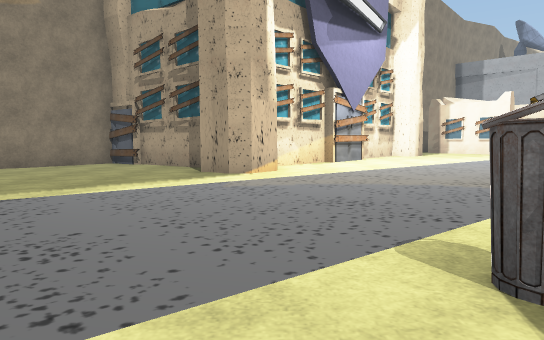
[1] (above)

18 first-person views from a walk through a 3-D level made in the Unity game engine. The camera is 1.2 m above the floor, tilts 4° down and sees 70° across. The floor is counted in squares, 2 m on a side. Each view is taken from the middle of a square. On the plan, view 1 faces up. The plan holds only what a view shows up to about 11 squares ahead; the rest is blank. The place goes on beyond the plan. The player character is not drawn. Some surface patterns are stand-ins.

[2]
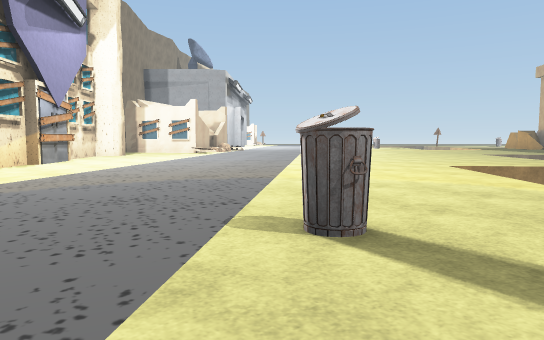

[3]
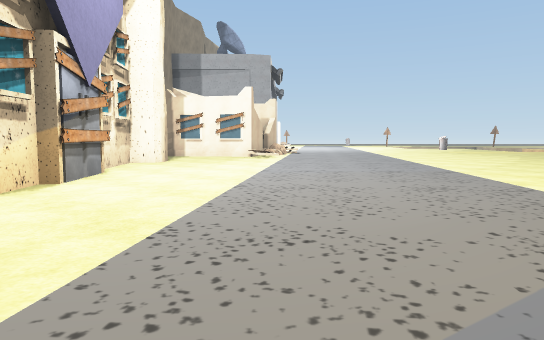

[4]
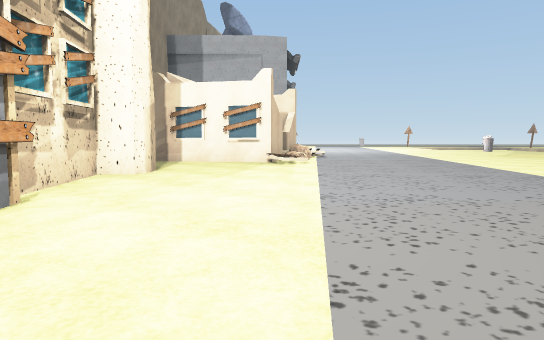

[5]
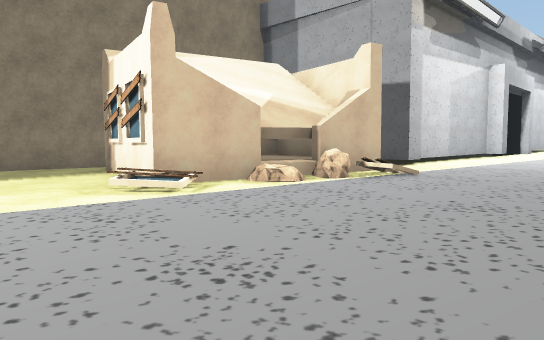

[6]
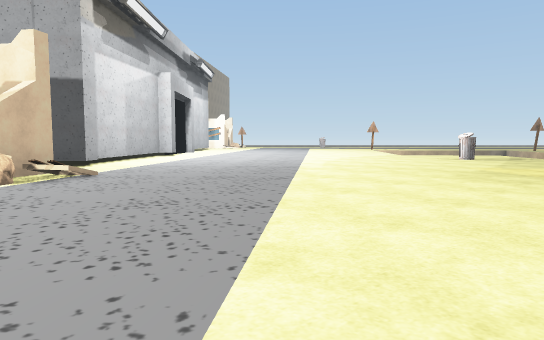

[7]
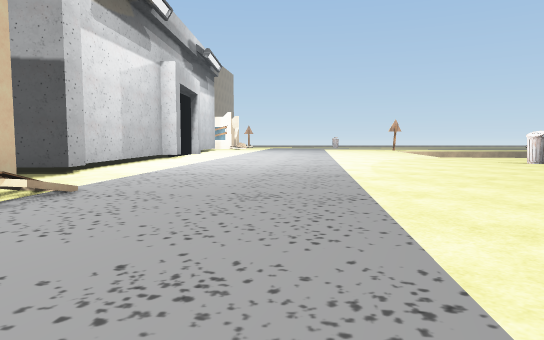

[8]
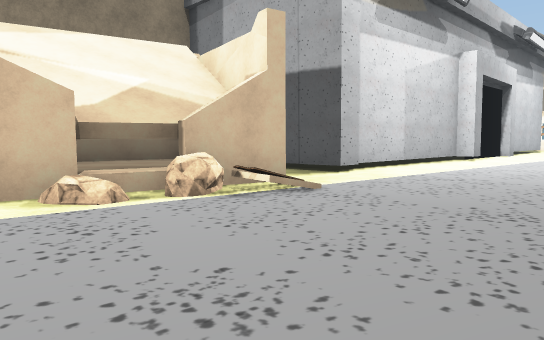

[9]
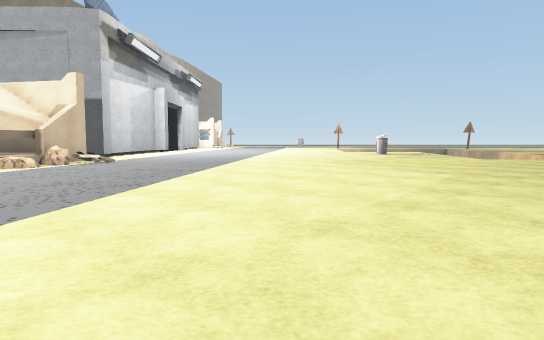

[10]
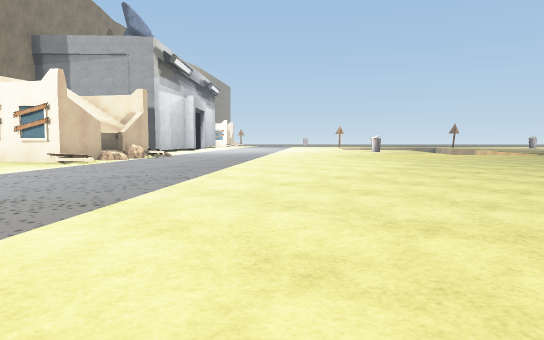

[11]
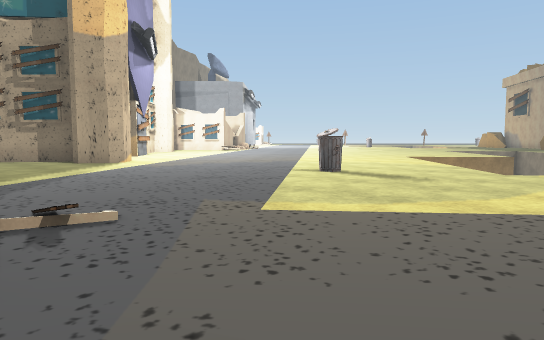

[12]
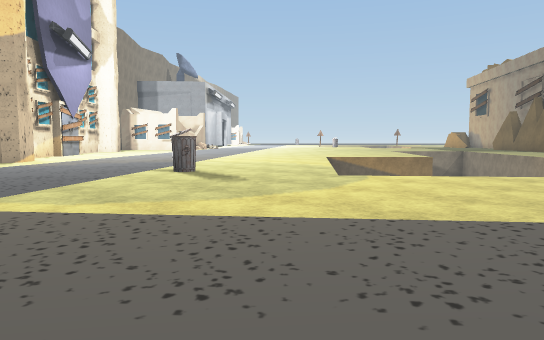

[13]
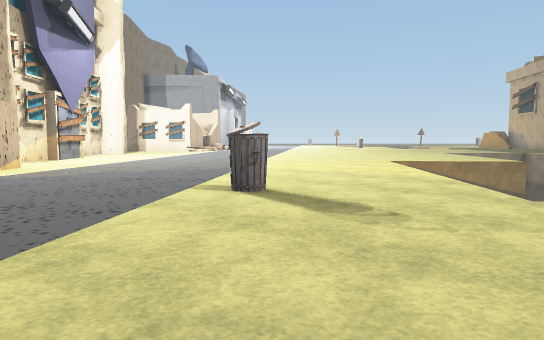

[14]
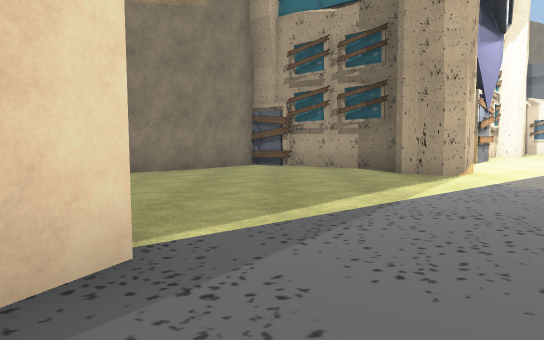

[15]
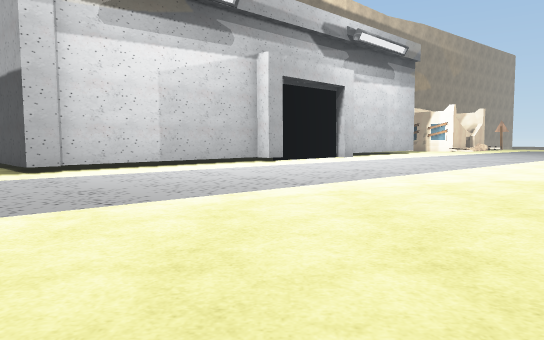

[16]
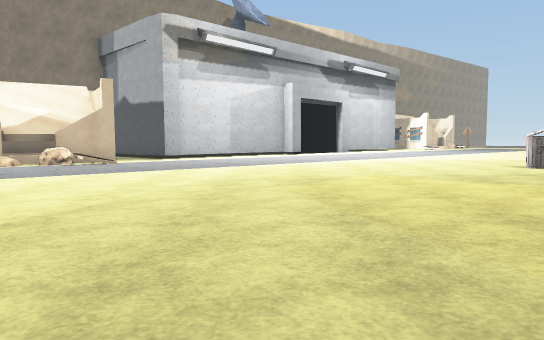

[17]
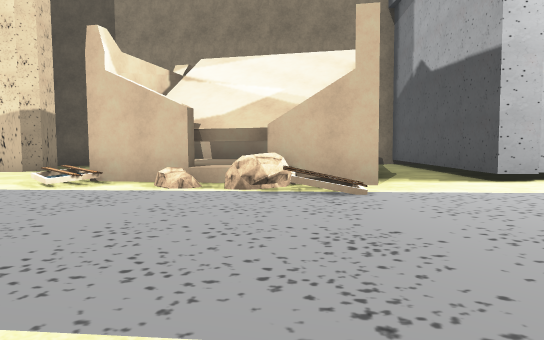

[18]
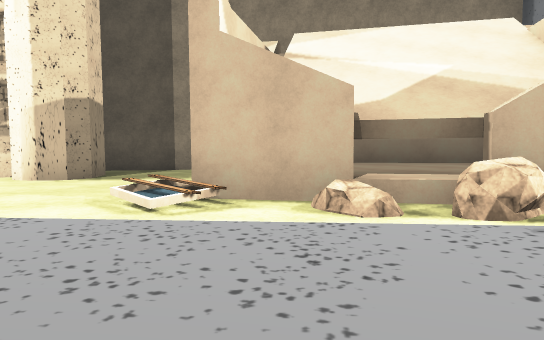

### Floor plan
Key: @ floor where view 1 was taken; # wall or solid block; . main floor; : floor 0.25 m higher than the main floor; - floor 0.25 m lower than the main floor; / step, stairs or slope; v drop or lower ground; O other object.
Columns run from 5 left of view 1 to 23 right of it. Each row starts with its distance up from view 1.
 23                      ### ::::
 22                ###  ##:::::::
 21                 O####..::::::
 20            ## OOOO.#...::::::
 19           ##.OO  O......:::::
 18          ##..O  OOO......::::
 17          #....OOOO:......::::
 16          ##...OOO/........:::
 15          ##................::
 14         ##.................:O
 13        ##...................:
 12        #.....................
 11 ###  ###....................
 10 --####---..................
  9 ----##----.................
  8 ----##----.................
  7 -----------..............
  6 ------------............
  5 -------------.......
  4 -------------....
  3 -------------v...
  2 O-----------v v..
  1 ------O---v    v
  0 //---@---v
 -1 --------v
 -2 ---------
 -3 ---------v
 -4   --------
 -5   ----

Where each view was taken, in squares from view 1:
view 1: 0 up, 0 right, facing up
view 2: 0 up, 1 left, facing up-right
view 3: 5 up, 0 right, facing up-right
view 4: 8 up, 2 right, facing up-right
view 5: 10 up, 11 right, facing up
view 6: 10 up, 11 right, facing up-right
view 7: 12 up, 12 right, facing up-right
view 8: 12 up, 13 right, facing up
view 9: 6 up, 9 right, facing up-right
view 10: 4 up, 6 right, facing up-right
view 11: 3 down, 5 left, facing up-right
view 12: 5 down, 3 left, facing up-right
view 13: 2 down, 2 left, facing up-right
view 14: 0 up, 4 left, facing up
view 15: 12 up, 19 right, facing up
view 16: 6 up, 18 right, facing up
view 17: 13 up, 16 right, facing up-left
view 18: 13 up, 13 right, facing up-left
